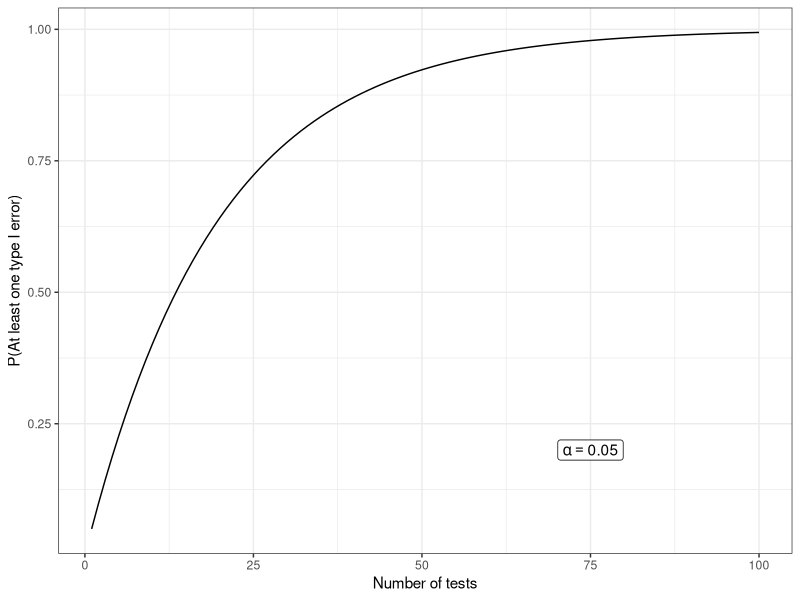

Generate this figure with R:
## ---- chunk 1
library(tidyverse)
library(kableExtra)
## ---- chunk 2
kable(matrix(c("", "H0 is true", "H0 is false", "Accept H0", "", "Type II error, miss", "Reject H0", "Type I error, false alarm", ""), byrow=F, ncol=3)) %>% kable_styling(font_size=14)
## ---- chunk 3
kable(matrix(c("", "H0 is true", "H0 is false", "Accept H0", "TN", "FN", "Reject H0", "FP", "TP"), byrow=F, ncol=3)) %>% kable_styling(font_size=14)
## ---- chunk 4
a=0.05
k <- 1:100
ggplot(data.frame(k=k, p = 1-(1-a)^k), aes(x=k, y=p)) + geom_line() + xlab("Number of tests") + ylab("P(At least one type I error)") + theme_bw() + annotate("label", x=75, y=0.2, label="alpha == 0.05", parse=TRUE)
## ---- chunk 5
kable(matrix(c("", "H0 is true", "H0 is false", "Accept H0", "TN", "FN", "Reject H0", "FP", "TP"), byrow=3, ncol=3)) %>% kable_styling(font_size=14)
## ---- chunk 6
p <- sort(c(1.7e-8, 5.8e-8, 3.4e-7, 9.1e-7, 1.0e-6, 2.4e-6, 3.6e-5, 2.3e-5, 2.3e-4, 2.2e-4, 8.9e-3,7.3e-4, 0.0045, 0.0032, 0.0087, 0.012, 0.014, 0.045, 0.08, 0.23))
kable(data.frame(`p-value`=sprintf("%.3g", p), `adj p (Bonferroni)` = p.adjust(p, "bonferroni", 10000), `q-value (B-H)`=p.adjust(p, "BH", 10000), check.names=FALSE))
